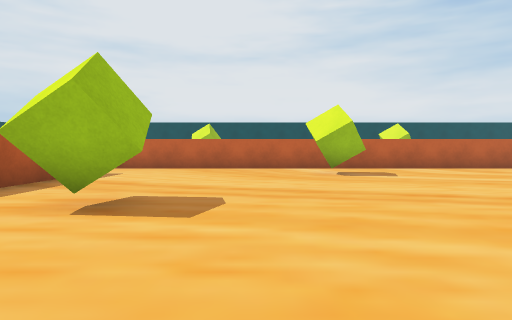
View 1 (above)

24 first-person views from a walk through a scene from a Unity 3-D project. The camera is 0.68 m above the floor, tilts 2° down and sees 75° across. The floor is counted in squares, 1 m on a side. Each view is taken from the middle of a square. On the plan, view 1 faces up. The plan holds only what a view shows up to about 10 squares ahead; the rest is blank. The place goes on beyond the plan. The player is left out.

View 2
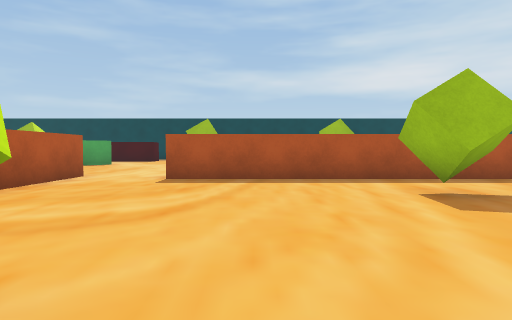

View 3
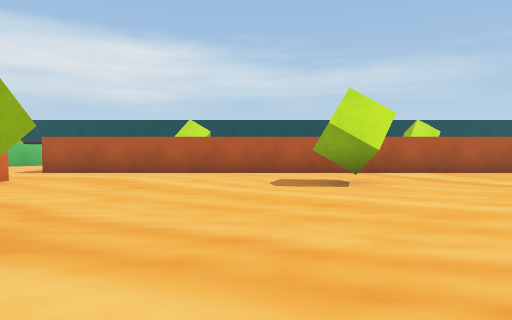

View 4
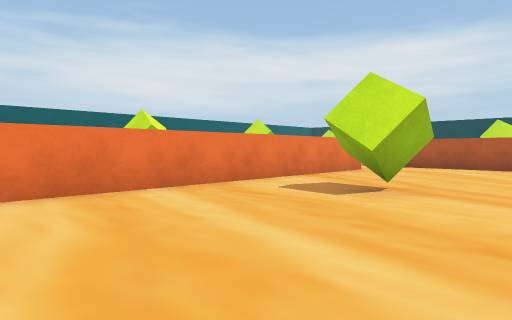

View 5
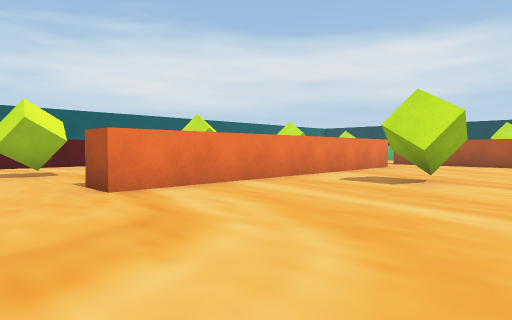

View 6
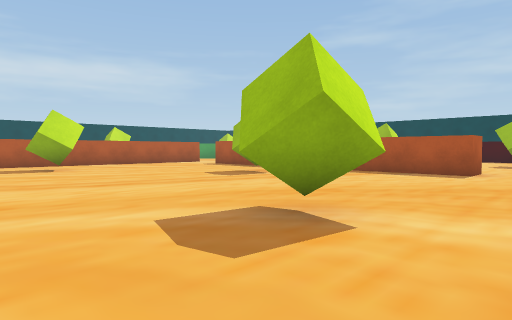

View 7
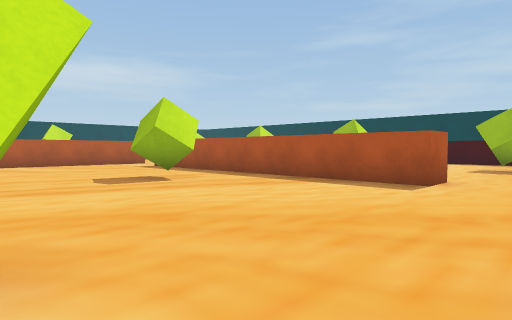

View 8
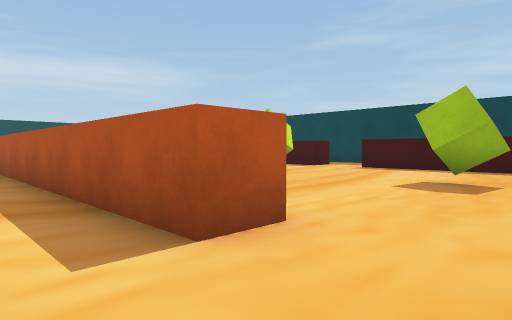

View 9
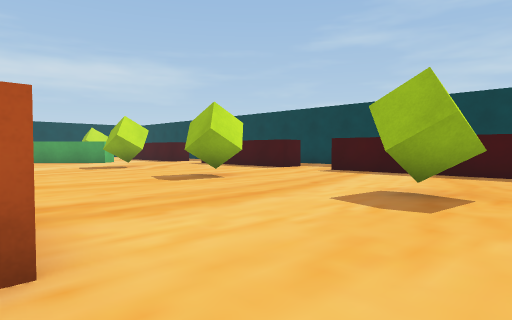

View 10
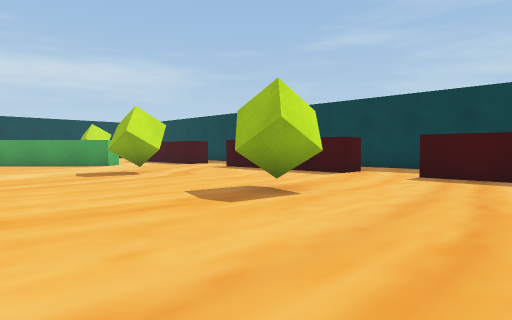

View 11
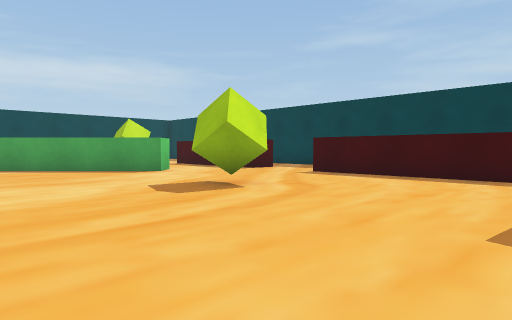

View 12
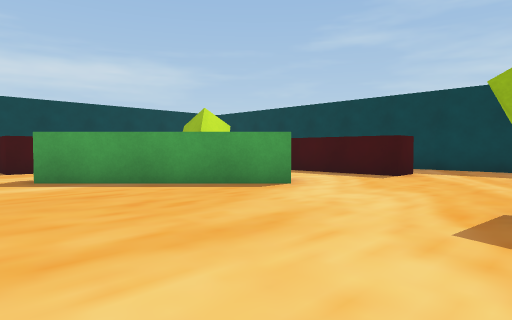

View 13
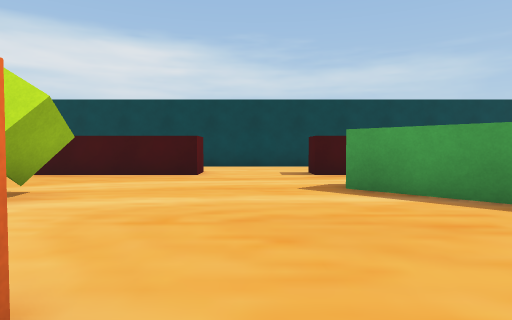

View 14
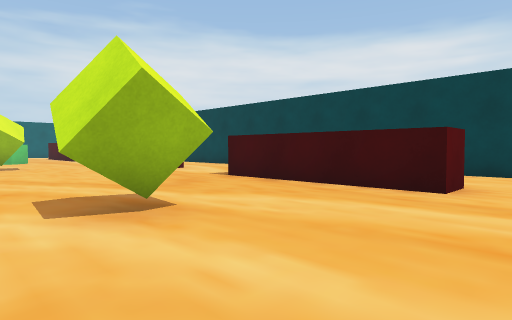

View 15
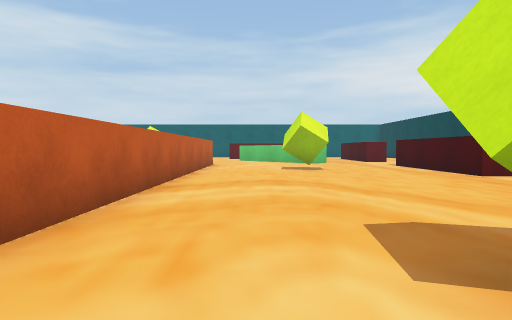

View 16
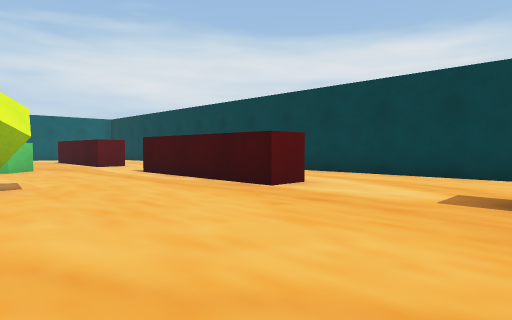

View 17
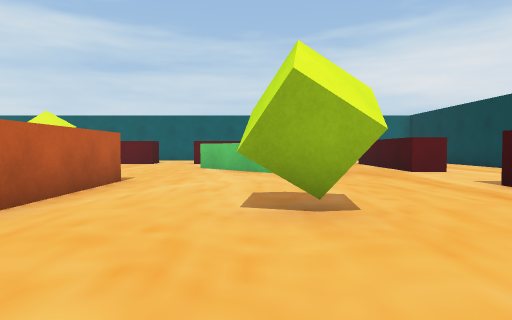

View 18
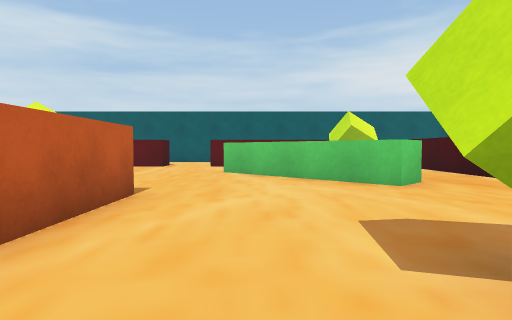

View 19
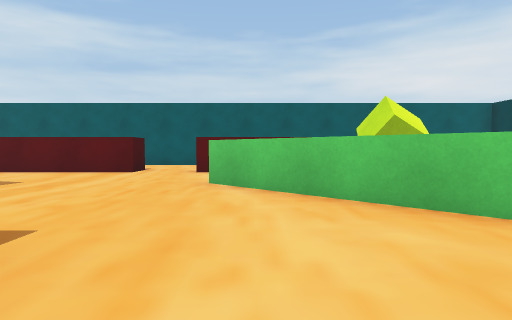

View 20
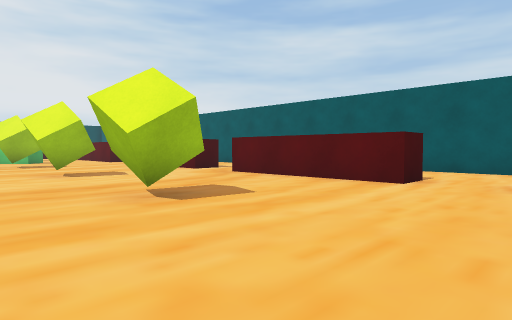

View 21
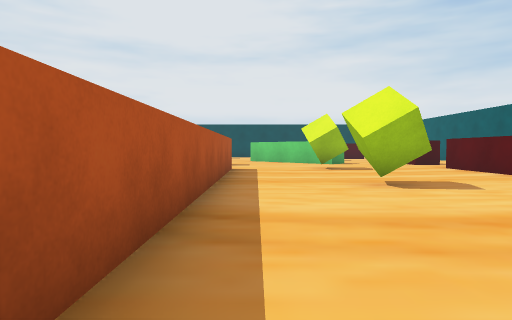

View 22
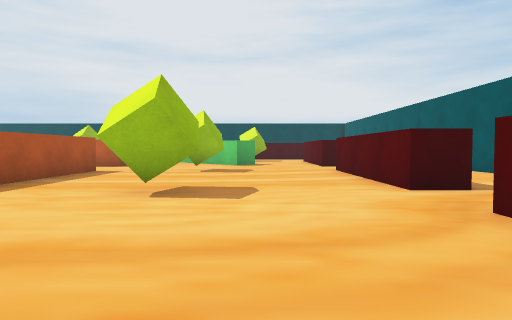

View 23
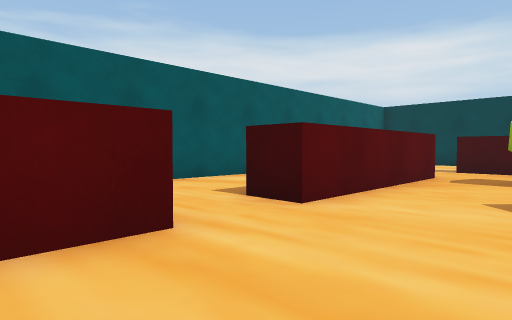

View 24
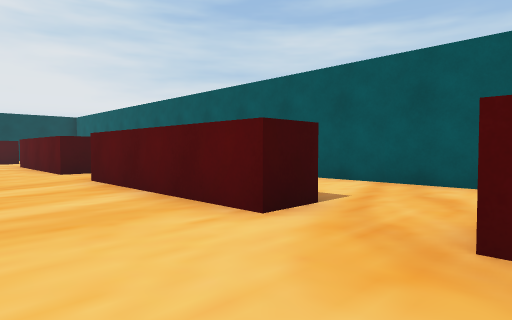

### Floor plan
Points are (right, up) in squares from view 1. A wall is a line through its corners. A room is listed if a view was taken in it or the views show most of it. See-through windows are left out.
Room 1 (views 1, 2, 3, 4, 5, 6, 7, 8)
walls: (-4.4, 9) (-4.4, -1); (9.2, -1) (9.2, 9) (10.2, 9); (-5.1, -3.2) (10, -3.2)
ways out: opening at (-5, -2) to room 2; opening at (-3.3, 10) to room 2; opening at (9, -2) to room 2; opening at (9.5, 10.5) to room 2
objects: cube (-2, 4); cube (2, -1) to (2, 0); cube (2, 9); cube (6, 4) to (7, 4)
Room 2 (views 9, 10, 11, 12, 13, 14, 15, 16, 17, 18, 19, 20, 21, 22, 23, 24)
walls: (10, -4.2) (-1.8, -4.2); (4.1, -12.5) (4.1, -11.5) (9.1, -11.5); (11.7, -9.4) (11, -8.6) (14.5, -5.1); (-4.5, -12.6) (-4.5, -11.5) (0.5, -11.5); (1, -15.5) (5.8, -15.5); (12.6, -12.6) (12.6, -11.5) (17.6, -11.5); (-7.5, -11.5) (-7.5, -12.5); (-4.8, -15.5) (-3.8, -15.5); (-11.1, -5) (-7.5, -8.6); (17.5, -9.4) (17.5, -4.3) (18.5, -4.3); (18.5, -2.5) (17.5, -2.5) (17.5, 2.5); (10.2, 9) (10.2, -1); (-5.5, 9) (-4.4, 9); (-15.2, -4.3) (-14.2, -4.3) (-14.2, -7); (18.6, 4.4) (17.5, 4.4) (17.5, 9.5); (21.5, -7.2) (21.5, -1.5); (-15.2, 3.2) (-14.2, 3.2) (-14.2, -1.9); (21.5, 3.2) (21.5, 6.5); (-17.5, -2.5) (-17.5, -3.8); (21.5, 8) (21.5, 9.1); (-14.2, 9.9) (-14.2, 5.1)
ways out: opening at (-5, -2) to room 1; opening at (-3.3, 10) to room 1; opening at (9, -2) to room 1; opening at (9.5, 10.5) to room 1; opening at (-13, -8.5); opening at (-7, -10.5)
objects: cube (-11, -1) to (-10, -1); cube (-11, 4) to (-10, 4); cube (-11, 9) to (-10, 10); cube (-3, -8) to (-2, -7); cube (6, -8) to (7, -7); cube (13, -1) to (14, 0); cube (13, 4) to (14, 4); cube (13, 9) to (14, 10); cube (15, -9) to (16, -9)

Where each view was taken, in squares from view 1:
view 1: 0 up, 0 right, facing up
view 2: 1 up, 3 right, facing left
view 3: 6 up, 4 right, facing down
view 4: 9 up, 4 right, facing down-right
view 5: 11 up, 4 right, facing down-right
view 6: 11 up, 5 right, facing down-left
view 7: 11 up, 2 right, facing down-left
view 8: 11 up, 3 left, facing down-left
view 9: 11 up, 5 left, facing down-left
view 10: 8 up, 6 left, facing down-left
view 11: 4 up, 6 left, facing down-left
view 12: 1 down, 6 left, facing down-left
view 13: 3 down, 6 left, facing down
view 14: 6 down, 6 left, facing down-right
view 15: 6 down, 4 left, facing right
view 16: 7 down, 0 right, facing down-right
view 17: 7 down, 3 right, facing right
view 18: 6 down, 5 right, facing right
view 19: 6 down, 8 right, facing right
view 20: 5 down, 11 right, facing up-right
view 21: 2 down, 11 right, facing up
view 22: 1 down, 15 right, facing up
view 23: 1 down, 15 right, facing down-right
view 24: 2 up, 15 right, facing up-right
